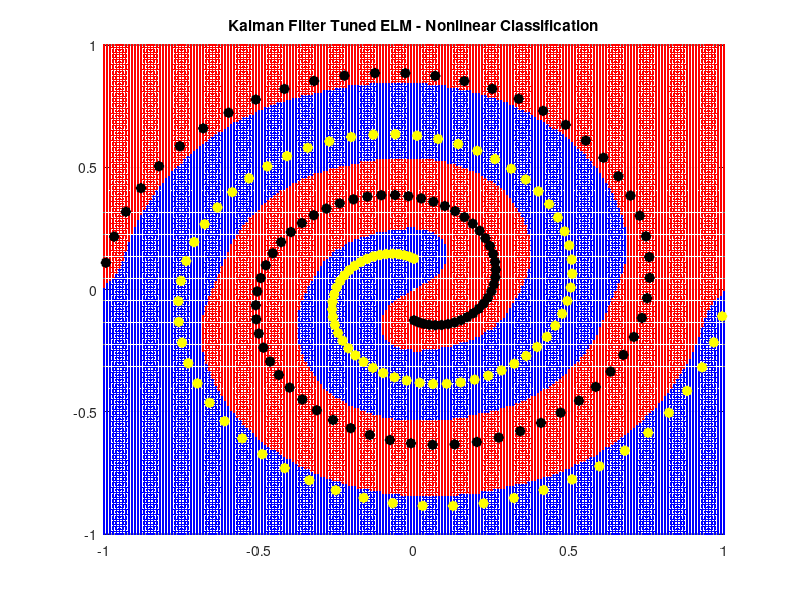

Write the MATLAB code that produced this figure.
%% Kalman Filter Tuned Extreme Learning Machine
% Written By: Rasit
% 30-Jul-2024
clc, clear all, close all;
%% Nonlinear Classification
% Create Data Spiral Data
B = 4;
N = 200;
Tall = [];
for i = 1:N/2
    theta = pi/2 + (i-1)*[(2*B-1)/N]*pi;
    Tall = [Tall, [theta*cos(theta); theta*sin(theta)]];
end
Tall = [Tall, -Tall];
Tmax = pi/2 + [(N/2-1)*(2*B-1)/N]*pi;
xtrain = [Tall]'/Tmax;
ytrain = [-ones(1, N/2), ones(1, N/2)]';

NoD = length(xtrain);
NumberOfNeuron = 100;  % Number of Neurons

input_w = 2*randn(NumberOfNeuron, size(xtrain, 2));  % generate random input weights
H = tanh(xtrain * input_w');  % TanH Activation Function

%% Kalman Filter Based ELM 
output_w = rand(size(H, 2), 1);  % Initial state vector for Kalman filter (ELM Weight)
P = 1e6*eye(size(H, 2));   % Initial error covariance matrix
Q = 1e-3*eye(size(H, 2));  % Process noise covariance matrix
R = 1e-2;  % Measurement noise covariance

xtest = []; % Test Input
ytest = []; % Test Output
for t1 = -1:1e-2:1
    for t2 = -1:1e-2:1
        xtest = [xtest; [t1, t2]];
    end
end

figure('units', 'normalized', 'color', 'w')
for k = 1:NoD
    % Kalman Filter Prediction Phase
    h_k = H(k, :)';      % Output Selection Matrix
    z_k = ytrain(k, :);  % Measurement

    % Correction Phase
    K = (P*h_k)/(h_k'*P*h_k+R); % Compute Kalman Gain
    output_w = output_w+K*(z_k-h_k'*output_w);  % Update state estimate
    P = (eye(size(P))-K*h_k')*P+Q;  % Update error covariance

    % ELM ~ Prediction
    Ht = tanh(xtest * input_w'); % ELM Hidden Layer
    ytest = sign(Ht * output_w); % ELM Output

    % Plot Result
    clf
    plot(xtest(ytest == +1, 1), xtest(ytest == +1, 2), 'r.'), hold on, grid on
    plot(xtest(ytest == -1, 1), xtest(ytest == -1, 2), 'b.')

    plot(xtrain(ytrain == +1, 1), xtrain(ytrain == +1, 2), 'k*', 'LineWidth', 5)
    plot(xtrain(ytrain == -1, 1), xtrain(ytrain == -1, 2), 'y*', 'LineWidth', 5)
    title('Kalman Filter Tuned ELM - Nonlinear Classification')
    drawnow
end
